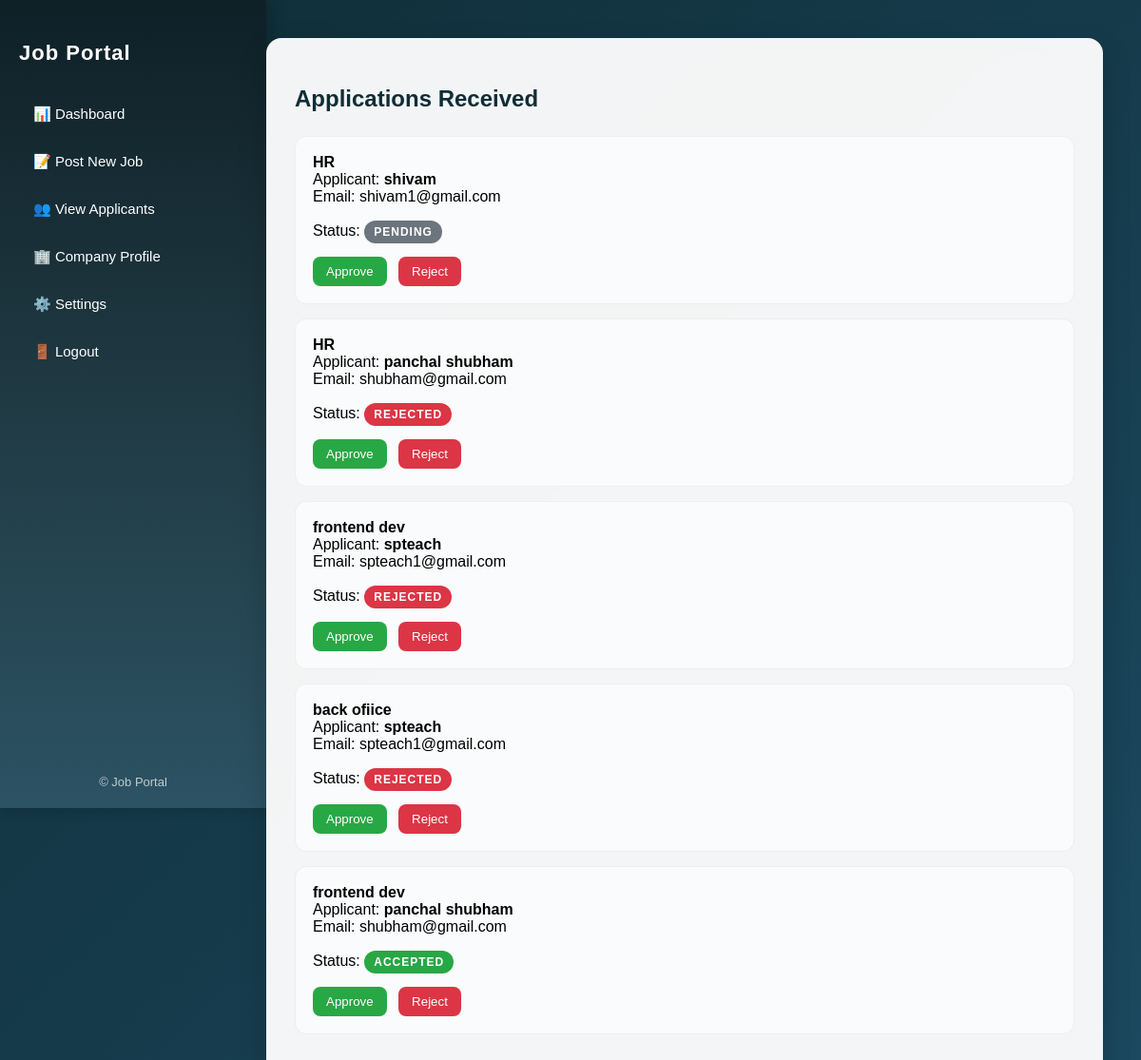
The page /jobprovider/applications/ (signed in) on the database its author committed.
### myapp/models.py (models this page shows, shortened)
class Application(models.Model):
    STATUS_CHOICES = [
        ("Pending", "Pending"),
        ("Accepted", "Accepted"),
        ("Rejected", "Rejected"),
    ]
    job = models.ForeignKey(
        Job,
        on_delete=models.CASCADE,
        related_name="applications"
    )
    seeker = models.ForeignKey(
        User,
        on_delete=models.CASCADE,
        related_name="job_applications"
    )
    applied_at = models.DateTimeField(auto_now_add=True)
    status = models.CharField(
        max_length=20,
        choices=STATUS_CHOICES,
        default="Pending"
    )
    class Meta:
        unique_together = ("job", "seeker")
        ordering = ["-applied_at"]

class Job(models.Model):
    provider = models.ForeignKey(
        User,
        on_delete=models.CASCADE,
        related_name="posted_jobs"
    )
    title = models.CharField(max_length=200)
    description = models.TextField()
    location = models.CharField(max_length=100)
    salary = models.IntegerField(blank=True, null=True)
    job_type = models.CharField(
        max_length=50,
        choices=[
            ("Full Time", "Full Time"),
            ("Part Time", "Part Time"),
            ("Internship", "Internship"),
            ("Remote", "Remote")
        ],
        default="Full Time"
    )
    created_at = models.DateTimeField(auto_now_add=True)
    applicants = models.IntegerField(default=0)
    class Meta:
        ordering = ["-created_at"]

### myapp/views.py (the view)
# urls.py: path('jobprovider/applications/', views.jobprovider_view_applications, name='jobprovider_view_applications'),
@login_required(login_url='login_jobprovider')
def jobprovider_view_applications(request):
    applications = Application.objects.filter(
        job__provider=request.user
    )
    return render(
        request,
        "jobprovider_view_applications.html",
        {"applications": applications}
    )

### templates/jobprovider_view_applications.html (shortened to what this page needs)
<!DOCTYPE html>
<html>
<head>
</head>
<body>
{% include 'jobprovider_sidebar.html' %}
<div class="content">
    <div class="card">
        <h2>Applications Received</h2>
        {% for app in applications %}
            <div class="item">
                <b>{{ app.job.title }}</b><br>
                Applicant: <b>{{ app.seeker.first_name }}</b><br>
                Email: {{ app.seeker.email }}<br><br>
                Status:
                <span class="status {{ app.status|lower }}">
    {{ app.status }}
</span>
                <br><br>
                <div class="actions">
                    <form method="POST" action="{% url 'update_application_status' app.id %}">
                        <button name="status" value="Accepted" class="approve">
                            Approve
                        </button>
                        <button name="status" value="Rejected" class="reject">
                            Reject
                        </button>
                    </form>
                </div>
            </div>
        {% empty %}
            <p>No applications yet.</p>
        {% endfor %}
    </div>
</div>
</body>
</html>

### templates/jobprovider_view_applications.html (style rules this page uses)
body { margin: 0; font-family: 'Poppins', sans-serif; background: linear-gradient(135deg, #0f2d36, #1c4960); overflow-x: hidden; }
.content { margin-left: 240px; padding: 40px; animation: fadeSlide 0.8s ease; }
.card { background: rgba(255, 255, 255, 0.95); backdrop-filter: blur(10px); padding: 30px; border-radius: 16px; box-shadow: 0 12px 30px rgba(0, 0, 0, .2); transition: 0.3s; }
.card h2 { margin-bottom: 25px; color: #0f2d36; }
.item { padding: 18px; border-radius: 12px; margin-bottom: 15px; background: #f9fbfc; transition: all 0.3s ease; border: 1px solid #eee; }
.status { font-size: 12px; padding: 5px 10px; border-radius: 50px; color: white; font-weight: bold; text-transform: uppercase; letter-spacing: 1px; animation: pulse 2s infinite; }
.pending { background: #6c757d; }
.accepted { background: #28a745; }
.rejected { background: #dc3545; }
.actions button { padding: 8px 14px; margin-right: 8px; border: none; border-radius: 8px; cursor: pointer; color: white; font-weight: 500; transition: 0.3s; position: relative; overflow: hidden; }
.approve { background: #28a745; }
.reject { background: #dc3545; }

### templates/jobprovider_sidebar.html (style rules this page uses)
body { margin: 0; font-family: 'Poppins', sans-serif; }

### rows shown on the page
Application: job "HR", seeker.first_name "shivam", seeker.email "shivam1@gmail.com", status "PENDING"
Application: job "HR", seeker.first_name "panchal shubham", seeker.email "shubham@gmail.com", status "REJECTED"
Application: job "frontend dev", seeker.first_name "spteach", seeker.email "spteach1@gmail.com", status "REJECTED"
Application: job "back ofiice", seeker.first_name "spteach", seeker.email "spteach1@gmail.com", status "REJECTED"
Application: job "frontend dev", seeker.first_name "panchal shubham", seeker.email "shubham@gmail.com", status "ACCEPTED"
